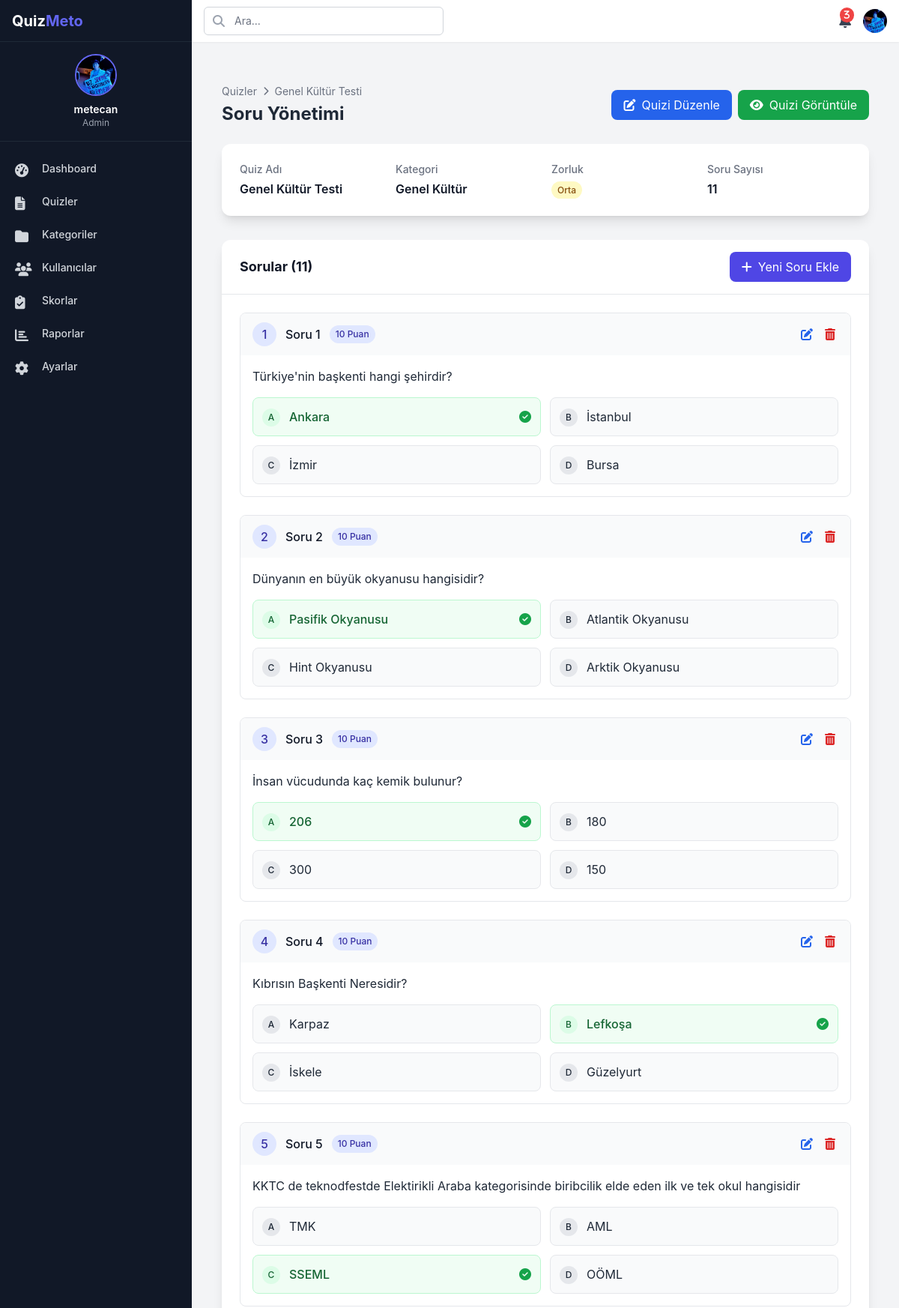
Screenshot of /admin/quiz-questions.php?quiz_id=1 (signed in, upper part) with the database file from the repository.
### tables this page shows
CREATE TABLE `quizzes` (
  `id` int(11) NOT NULL,
  `title` varchar(100) NOT NULL,
  `description` text DEFAULT NULL,
  `category_id` int(11) DEFAULT NULL,
  `difficulty` enum('kolay','orta','zor') DEFAULT 'orta',
  `time_limit` int(11) DEFAULT 0,
  `question_count` int(11) DEFAULT 0,
  `participants` int(11) DEFAULT 0,
  `created_by` int(11) DEFAULT NULL,
  `created_at` timestamp NOT NULL DEFAULT current_timestamp()
);

CREATE TABLE `categories` (
  `id` int(11) NOT NULL,
  `name` varchar(50) NOT NULL,
  `description` text DEFAULT NULL,
  `icon` varchar(50) DEFAULT NULL
);

CREATE TABLE `questions` (
  `id` int(11) NOT NULL,
  `quiz_id` int(11) NOT NULL,
  `question_text` text NOT NULL,
  `image_url` varchar(255) DEFAULT NULL,
  `points` int(11) DEFAULT 10
);

CREATE TABLE `answers` (
  `id` int(11) NOT NULL,
  `question_id` int(11) NOT NULL,
  `answer_text` text NOT NULL,
  `is_correct` tinyint(1) DEFAULT 0
);

### includes/functions.php (called while the page is built, shortened)
<?php
function generate_csrf_token() {
    return $_SESSION['csrf_token'];
}
?>

### admin/quiz-questions.php (the view, shortened to what this page needs)
<?php
require_once '../config/db.php';
require_once '../includes/functions.php';
$quiz_id = (int)$_GET['quiz_id'];
$csrf_token = generate_csrf_token();
$stmt = $pdo->prepare("SELECT q.*, c.name as category_name FROM quizzes q
                      LEFT JOIN categories c ON q.category_id = c.id
                      WHERE q.id = ?");
$stmt->execute([$quiz_id]);
$quiz = $stmt->fetch();
$stmt = $pdo->prepare("SELECT * FROM questions WHERE quiz_id = ? ORDER BY id");
$stmt->execute([$quiz_id]);
$questions = $stmt->fetchAll();
foreach ($questions as &$question) {
    $stmt = $pdo->prepare("SELECT * FROM answers WHERE question_id = ? ORDER BY id");
    $stmt->execute([$question['id']]);
    $question['answers'] = $stmt->fetchAll();
}
include './includes/header.php';
?>
<div class="container mx-auto px-4 py-8">
    <div class="flex flex-col md:flex-row justify-between items-start md:items-center mb-6 gap-4">
        <div>
            <div class="flex items-center gap-2 text-sm text-gray-500 mb-1">
                <a href="quizzes.php" class="hover:text-primary-600">Quizler</a>
                <i class="fas fa-chevron-right text-xs"></i>
                <span><?php echo htmlspecialchars($quiz['title']); ?></span>
            </div>
            <h1 class="text-2xl font-bold text-gray-800">Soru Yönetimi</h1>
        </div>
        <div class="flex flex-wrap gap-2">
            <a href="edit-quiz.php?id=<?php echo $quiz_id; ?>" class="px-4 py-2 bg-blue-600 text-white rounded-lg hover:bg-blue-700 transition-colors flex items-center">
                <i class="fas fa-edit mr-2"></i> Quizi Düzenle
            </a>
            <a href="../quiz.php?id=<?php echo $quiz_id; ?>" target="_blank" class="px-4 py-2 bg-green-600 text-white rounded-lg hover:bg-green-700 transition-colors flex items-center">
                <i class="fas fa-eye mr-2"></i> Quizi Görüntüle
            </a>
        </div>
    </div>
    <div class="bg-white rounded-xl shadow-lg p-6 mb-8">
        <div class="grid grid-cols-1 md:grid-cols-4 gap-4">
            <div>
                <div class="text-sm font-medium text-gray-500 mb-1">Quiz Adı</div>
                <div class="font-semibold text-gray-900"><?php echo htmlspecialchars($quiz['title']); ?></div>
            </div>
            <div>
                <div class="text-sm font-medium text-gray-500 mb-1">Kategori</div>
                <div class="font-semibold text-gray-900"><?php echo htmlspecialchars($quiz['category_name'] ?? 'Kategorisiz'); ?></div>
            </div>
            <div>
                <div class="text-sm font-medium text-gray-500 mb-1">Zorluk</div>
                <div class="font-semibold">
                    <span class="px-2 py-1 rounded-full text-xs font-medium
                          <?php echo $quiz['difficulty'] === 'kolay' ? 'bg-green-100 text-green-800' :
                                  ($quiz['difficulty'] === 'orta' ? 'bg-yellow-100 text-yellow-800' :
                                  'bg-red-100 text-red-800'); ?>">
                        <?php echo ucfirst($quiz['difficulty']); ?>
                    </span>
                </div>
            </div>
            <div>
                <div class="text-sm font-medium text-gray-500 mb-1">Soru Sayısı</div>
                <div class="font-semibold text-gray-900"><?php echo count($questions); ?></div>
            </div>
        </div>
    </div>
    <div class="bg-white rounded-xl shadow-lg overflow-hidden mb-8">
        <div class="px-6 py-4 border-b border-gray-200 flex justify-between items-center">
            <h2 class="text-lg font-bold text-gray-900">Sorular (<?php echo count($questions); ?>)</h2>
            <button type="button" id="add-question-btn" class="px-4 py-2 bg-primary-600 text-white rounded-lg hover:bg-primary-700 transition-colors flex items-center">
                <i class="fas fa-plus mr-2"></i> Yeni Soru Ekle
            </button>
        </div>
        <?php if (empty($questions)): ?>
            <div class="p-8 text-center">
                <div class="text-gray-400 mb-4">
                    <i class="fas fa-question-circle text-6xl"></i>
                </div>
                <h3 class="text-lg font-medium text-gray-900 mb-2">Henüz soru eklenmemiş</h3>
                <p class="text-gray-600 mb-4">Bu quize henüz soru eklenmemiş. İlk soruyu eklemek için "Yeni Soru Ekle" butonuna tıklayın.</p>
            </div>
        <?php else: ?>
            <div class="p-6 space-y-6">
                <?php foreach ($questions as $index => $question): ?>
                    <div class="border border-gray-200 rounded-lg overflow-hidden question-item">
                        <div class="bg-gray-50 px-4 py-3 flex justify-between items-center">
                            <div class="flex items-center">
                                <span class="rounded-full bg-primary-100 text-primary-800 w-8 h-8 flex items-center justify-center font-medium mr-3">
                                    <?php echo $index + 1; ?>
                                </span>
                                <h3 class="font-medium text-gray-900">Soru <?php echo $index + 1; ?></h3>
                                <?php if ($question['points'] > 0): ?>
                                    <span class="ml-3 px-2 py-1 bg-primary-100 text-primary-800 rounded-full text-xs font-medium">
                                        <?php echo $question['points']; ?> Puan
                                    </span>
                                <?php endif; ?>
                            </div>
                            <div class="flex items-center space-x-2">
                                <button type="button" class="edit-question-btn p-1 text-blue-600 hover:text-blue-900" data-question-id="<?php echo $question['id']; ?>">
                                    <i class="fas fa-edit"></i>
                                </button>
                                <a href="quiz-questions.php?quiz_id=<?php echo $quiz_id; ?>&delete_question=<?php echo $question['id']; ?>&token=<?php echo $csrf_token; ?>"
                                   class="p-1 text-red-600 hover:text-red-900"
                                   onclick="return confirm('Bu soruyu silmek istediğinize emin misiniz?')">
                                    <i class="fas fa-trash-alt"></i>
                                </a>
                            </div>
                        </div>
                        <div class="p-4">
                            <div class="prose max-w-none text-gray-800 mb-4">
                                <?php echo nl2br(htmlspecialchars($question['question_text'])); ?>
                            </div>
                            <div class="grid grid-cols-1 md:grid-cols-2 gap-3">
                                <?php foreach ($question['answers'] as $answer_index => $answer): ?>
                                    <div class="flex items-center p-3 rounded-lg <?php echo $answer['is_correct'] ? 'bg-green-50 border border-green-200' : 'bg-gray-50 border border-gray-200'; ?>">
                                        <div class="flex-shrink-0 mr-3">
                                            <span class="inline-flex items-center justify-center h-6 w-6 rounded-full <?php echo $answer['is_correct'] ? 'bg-green-100 text-green-800' : 'bg-gray-200 text-gray-800'; ?> text-xs font-medium">
                                                <?php echo chr(65 + $answer_index); ?>
                                            </span>
                                        </div>
                                        <div class="<?php echo $answer['is_correct'] ? 'text-green-800 font-medium' : 'text-gray-800'; ?>">
                                            <?php echo htmlspecialchars($answer['answer_text']); ?>
                                        </div>
                                        <?php if ($answer['is_correct']): ?>
                                            <div class="ml-auto">
                                                <span class="text-green-600"><i class="fas fa-check-circle"></i></span>
                                            </div>
                                        <?php endif; ?>
                                    </div>
                                <?php endforeach; ?>
                            </div>
                        </div>
                    </div>
                <?php endforeach; ?>
            </div>
        <?php endif; ?>
    </div>
</div>
<?php include 'includes/footer.php'; ?>

### rows the page displays
quizzes: title "Genel Kültür Testi", category.name "Genel Kültür", difficulty "Orta"
questions: points "10", question_text "Türkiye'nin başkenti hangi şehirdir?"
answers: answer_index "A", answer_text "Ankara", is_correct 1 (drawn)
answers: answer_index "B", answer_text "İstanbul"
answers: answer_index "C", answer_text "İzmir"
answers: answer_index "D", answer_text "Bursa"
questions: points "10", question_text "Dünyanın en büyük okyanusu hangisidir?"
answers: answer_index "A", answer_text "Pasifik Okyanusu", is_correct 1 (drawn)
answers: answer_index "B", answer_text "Atlantik Okyanusu"
answers: answer_index "C", answer_text "Hint Okyanusu"
answers: answer_index "D", answer_text "Arktik Okyanusu"
questions: points "10", question_text "İnsan vücudunda kaç kemik bulunur?"
answers: answer_index "A", answer_text "206", is_correct 1 (drawn)
answers: answer_index "B", answer_text "180"
answers: answer_index "C", answer_text "300"
answers: answer_index "D", answer_text "150"
questions: points "10", question_text "Kıbrısın Başkenti Neresidir?"
answers: answer_index "A", answer_text "Karpaz"
answers: answer_index "B", answer_text "Lefkoşa", is_correct 1 (drawn)
answers: answer_index "C", answer_text "İskele"
answers: answer_index "D", answer_text "Güzelyurt"
questions: points "10", question_text "KKTC de teknodfestde Elektirikli Araba kategorisinde biribcilik elde eden ilk ve tek okul hangisidir"
answers: answer_index "A", answer_text "TMK"
answers: answer_index "B", answer_text "AML"
answers: answer_index "C", answer_text "SSEML", is_correct 1 (drawn)
answers: answer_index "D", answer_text "OÖML"

### other values shown
$_SESSION['username'] "metecan"
count($questions) "11"
